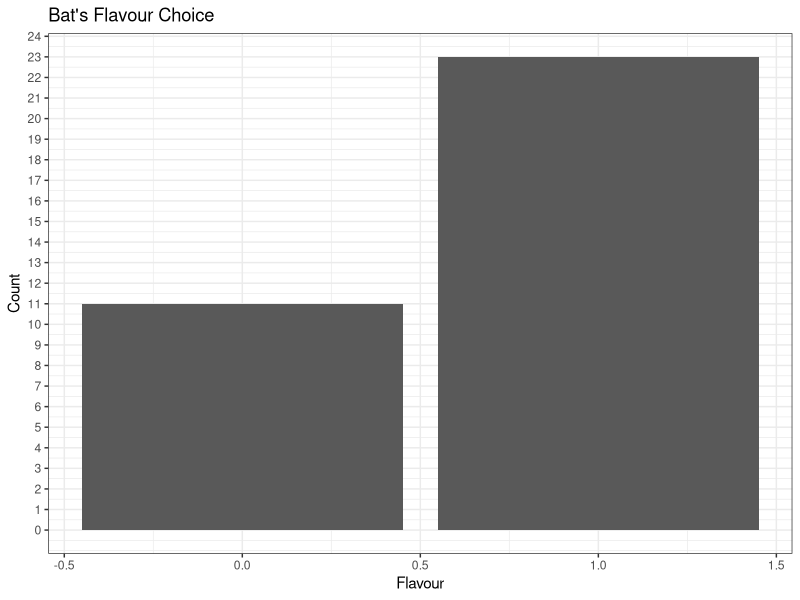

The R source for this figure:
## ---- chunk 1
# Updated: July 23, 2024

# This notebook contains the code used for the manuscript submission on July 23, 2024 to Animal Behaviour 
## ---- chunk 2
# Load Libraries
library(ggplot2)
## ---- chunk 3
setwd("C:/Users/15707/Desktop/Research/Manuscripts/Social Learning Paper/Submission/Data and Code")
E1data <- read.csv("Exp1data.csv") 
E1data
# In the Personal and Demonstrator Tests, an outcome of 0 means they chose the unfamiliar option they had no prior experience with. An outcome of 1 means they chose the flavor that they had experience with
# In the Conflicting Information Tests, an outcome of 0 means they chose the personal flavor and an outcome of 1 means they chose the demonstrator flavor 
## ---- chunk 4
# --- EXPERIMENT 1 - Personal and Social Information Use ---

# -- Sort by test type and clean --
personal<-subset(E1data,Test== "personal")
personal
personal_cleaned <- na.omit(personal)
personal_cleaned

demonstrator<-subset(E1data,Test== "demonstrator")
demonstrator
demonstrator_cleaned <- na.omit(demonstrator)
demonstrator_cleaned

conflicting<-subset(E1data,Test== "conflicting")
conflicting
conflicting_cleaned <- na.omit(conflicting)
conflicting_cleaned


# -- Personal Information Test --

# - Exact binomial test -
outcomePersonal<-sum(personal_cleaned$Outcome)
outcomePersonal
resultPersonal <-binom.test(outcomePersonal, length(personal_cleaned$Outcome), p=0.5, alternative = "greater")
resultPersonal

successes_condition1 <- 12
trials_condition1 <- 17
successes_condition2 <- 5
trials_condition2 <- 17

# - Calculate exact binomial confidence intervals -
ci_condition1 <- binom.test(successes_condition1, trials_condition1)$conf.int
ci_condition2 <- binom.test(successes_condition2, trials_condition2)$conf.int
print(ci_condition1)
print(ci_condition2)

# -- By Sex -- 
# - Males -
personal.male.outcome1<- 9
personal.male.outcome0 <- 2
personal.male.result <-binom.test(9, 11, p=0.5, alternative = "greater")
personal.male.result

successes_condition1 <- 9
trials_condition1 <- 11
successes_condition2 <- 2
trials_condition2 <- 11
ci_condition1 <- binom.test(successes_condition1, trials_condition1)$conf.int
ci_condition2 <- binom.test(successes_condition2, trials_condition2)$conf.int
print(ci_condition1)
print(ci_condition2)

# - Females -
personal.female.outcome1 <- 3
personal.female.outcome0 <- 3
personal.female.result <-binom.test(3, 6, p=0.5, alternative = "greater")
personal.female.result

successes_condition1 <- 3
trials_condition1 <- 6
successes_condition2 <- 3
trials_condition2 <- 6
ci_condition1 <- binom.test(successes_condition1, trials_condition1)$conf.int
ci_condition2 <- binom.test(successes_condition2, trials_condition2)$conf.int
print(ci_condition1)
print(ci_condition2)


# -- Demonstrator Information Test --
outcomeDemonstrator <-sum(demonstrator_cleaned$Outcome)
outcomeDemonstrator
resultDemonstrator<-binom.test(outcomeDemonstrator, length(demonstrator_cleaned$Outcome), p=0.5, alternative = "greater")
resultDemonstrator

successes_condition1 <- 11
trials_condition1 <- 17
successes_condition2 <- 6
trials_condition2 <- 17

# - Calculate exact binomial confidence intervals -
ci_condition1 <- binom.test(successes_condition1, trials_condition1)$conf.int
ci_condition2 <- binom.test(successes_condition2, trials_condition2)$conf.int
print(ci_condition1)
print(ci_condition2)

# -- By Sex -- 
# - Males -
demonstrator.male.outcome1 <- 6
demonstrator.male.outcome0 <- 5
demonstrator.male.result <-binom.test(6, 11, p=0.5, alternative = "greater")
demonstrator.male.result

successes_condition1 <- 6
trials_condition1 <- 11
successes_condition2 <- 5
trials_condition2 <- 11
ci_condition1 <- binom.test(successes_condition1, trials_condition1)$conf.int
ci_condition2 <- binom.test(successes_condition2, trials_condition2)$conf.int
print(ci_condition1)
print(ci_condition2)

# - Females -
demonstrator.female.outcome1 <- 5
demonstrator.female.outcome0 <- 1
demonstrator.female.result <-binom.test(5, 6, p=0.5, alternative = "greater")
demonstrator.female.result

successes_condition1 <- 5
trials_condition1 <- 6
successes_condition2 <- 1
trials_condition2 <- 6
ci_condition1 <- binom.test(successes_condition1, trials_condition1)$conf.int
ci_condition2 <- binom.test(successes_condition2, trials_condition2)$conf.int
print(ci_condition1)
print(ci_condition2)

# -- Conflicting Information Test--
outcomeConflicting <-sum(conflicting_cleaned$Outcome)
outcomeConflicting
resultConflicting<-binom.test(outcomeConflicting, length(conflicting_cleaned$Outcome), p=0.5, alternative = "two.sided")
resultConflicting

successes_condition1 <- 12
trials_condition1 <- 23
successes_condition2 <- 11
trials_condition2 <- 23

# - Calculate exact binomial confidence intervals -
ci_condition1 <- binom.test(successes_condition1, trials_condition1)$conf.int
ci_condition2 <- binom.test(successes_condition2, trials_condition2)$conf.int
print(ci_condition1)
print(ci_condition2)

# -- By Sex -- 
# - Males -
conflicting.male.outcome1 <- 7
conflicting.male.outcome0 <- 6
conflicting.male.result <-binom.test(7, 13, p=0.5, alternative = "greater")
conflicting.male.result

successes_condition1 <- 7
trials_condition1 <- 13
successes_condition2 <- 6
trials_condition2 <- 13
ci_condition1 <- binom.test(successes_condition1, trials_condition1)$conf.int
ci_condition2 <- binom.test(successes_condition2, trials_condition2)$conf.int
print(ci_condition1)
print(ci_condition2)

# - Females - 
conflicting.female.outcome1 <- 4
conflicting.female.outcome0 <- 6
conflicting.female.result <-binom.test(4, 10, p=0.5, alternative = "less")
conflicting.female.result

successes_condition1 <- 4
trials_condition1 <- 10
successes_condition2 <- 6
trials_condition2 <- 10
ci_condition1 <- binom.test(successes_condition1, trials_condition1)$conf.int
ci_condition2 <- binom.test(successes_condition2, trials_condition2)$conf.int
print(ci_condition1) # 0.12=12%  ... 12% * 10 = 1.2 ... 74% * 10 = 7.4 ... CIs on figure are 1.2-7.4 
print(ci_condition2)
## ---- chunk 5
# --- EXPERIMENT 1 PART 2 - Familiar v Unfamiliar Information Use ---
# Pool the Personal and Demonstrator Tests outcomes - are they choosing FAMILIAR information or unfamiliar information more?

E1data2 <- read.csv("Exp1dataFamiliar.csv")
E1data2
E1data2_cleaned <- na.omit(E1data2)
E1data2_cleaned

outcomeFamiliar<-sum(E1data2_cleaned$Outcome)
outcomeFamiliar
resultFamiliar<-binom.test(outcomeFamiliar, length(E1data2_cleaned$Outcome), p=0.5, alternative = "greater")
resultFamiliar 

successes_condition1 <- 23
trials_condition1 <- 34
successes_condition2 <- 11
trials_condition2 <- 34
# - Calculate exact binomial confidence intervals -
ci_condition1 <- binom.test(successes_condition1, trials_condition1)$conf.int
ci_condition2 <- binom.test(successes_condition2, trials_condition2)$conf.int
print(ci_condition1)
print(ci_condition2)

# - Figure 4 - 
ggplot(data = E1data2_cleaned, aes(x = Outcome, fill = Outcome)) +
  geom_bar() +
  scale_fill_manual(values = c("#01665e", "#d8b365")) +
  labs(title = "Bat's Flavour Choice", x = "Flavour", y = "Count") +
  theme_bw() +
  guides(fill = "none") +
   ylim(0, 30) +
  scale_y_continuous(breaks = seq(0, 30, by = 1))

# -- By Sex --
# - Male - 
familiar.male.outcome1 <- 14
familiar.male.outcome0 <- 4
familiar.male.result <-binom.test(14, 18, p=0.5, alternative = "greater")
familiar.male.result

successes_condition1 <- 14
trials_condition1 <- 18
successes_condition2 <- 4
trials_condition2 <- 18
ci_condition1 <- binom.test(successes_condition1, trials_condition1)$conf.int
ci_condition2 <- binom.test(successes_condition2, trials_condition2)$conf.int
print(ci_condition1)
print(ci_condition2)

# - Female -
familiar.female.outcome1 <- 9
familiar.female.outcome0 <- 7
familiar.female.result <-binom.test(9, 16, p=0.5, alternative = "greater")
familiar.female.result

successes_condition1 <- 9
trials_condition1 <- 16
successes_condition2 <- 7
trials_condition2 <- 16
ci_condition1 <- binom.test(successes_condition1, trials_condition1)$conf.int
ci_condition2 <- binom.test(successes_condition2, trials_condition2)$conf.int
print(ci_condition1)
print(ci_condition2)
